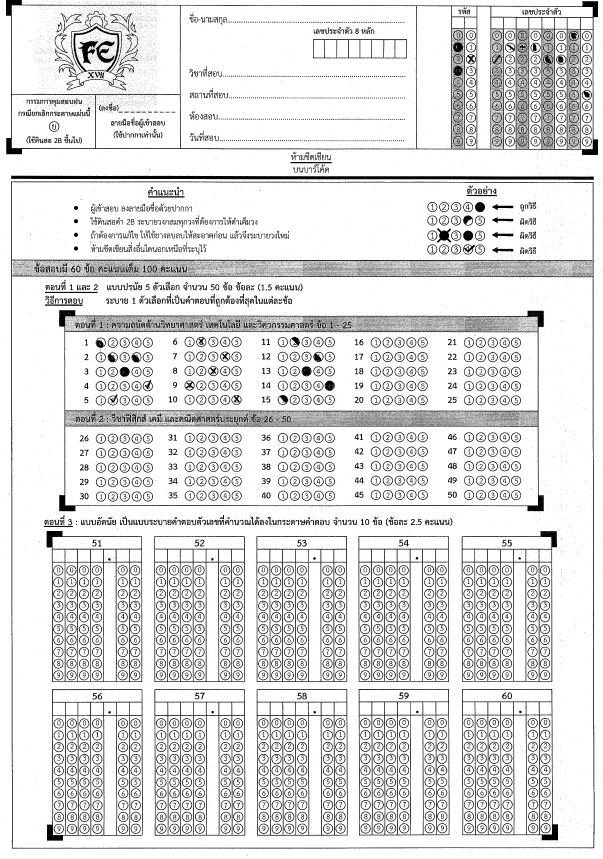
#> input picture Test_page-0002.jpg, 1205 x 1718 px (shown at 1/2 size)
$ python app2.py
#> lines starting #> are read from the running program, lines starting #| are printed output that depends on the picture; after the words box and inside, x2 and y2 are one past the last pixel; in counts of white or black regions, pixels touching at a corner belong together
import cv2
import cv2.mat_wrapper
import numpy as np
import os
import pickle

name = "Test_page-0002.jpg"
main_sec_pickle = "pickle_label/rect1_1250_1000_15_15"
name_sec_pickle = "pickle_label/rect2_250_1000_15_15"
default_rect_space = 200000

# transform imahe for rectangle
org_image = cv2.imread(name)
#> org_image is the input picture: shape (1718, 1205, 3); min 0, max 255, mean 223.4
org_image = cv2.resize(org_image, (1000, 1250), interpolation = cv2.INTER_LINEAR)
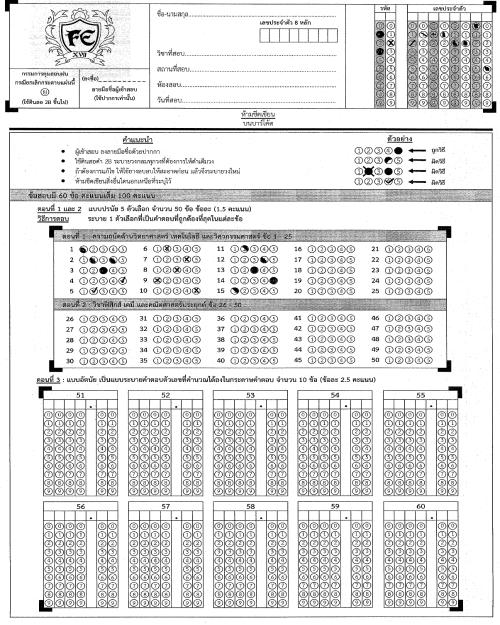
#> org_image: shape (1250, 1000, 3) (shown at 1/2 size); min 0, max 255, mean 223.4
result = org_image.copy()
gray = cv2.cvtColor(org_image , cv2.COLOR_BGR2GRAY)
thresh = cv2.adaptiveThreshold(gray,255,cv2.ADAPTIVE_THRESH_GAUSSIAN_C, cv2.THRESH_BINARY_INV,51,9)
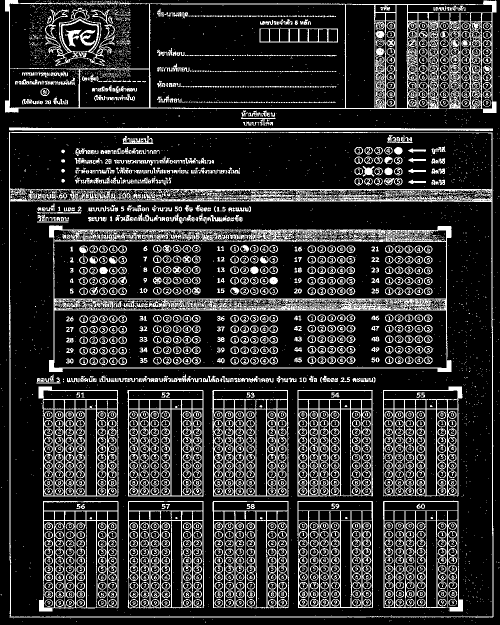
#> thresh: shape (1250, 1000) (shown at 1/2 size); 19.1% white in thin lines or dots
cnts = cv2.findContours(thresh, cv2.RETR_EXTERNAL, cv2.CHAIN_APPROX_SIMPLE)
#> cnts = 210 contours, 199 with area under 20; largest, box (x1, y1, x2, y2) and area: (18, 264, 987, 1236) 936676, (10, 0, 993, 226) 203591, (18, 255, 986, 262) 3784, (482, 235, 551, 238) 72, (498, 221, 521, 233) 70
cnts = cnts[0] if len(cnts) == 2 else cnts[1]
for c in cnts:
    cv2.drawContours(thresh, [c], -1, (255,255,255), -1)
#> this loop made 210 passes
#> c on passes 1 to 3: [[951, 1244]], [[929, 1243]], [[411, 1243], [410, 1244], [411, 1244]]
#> thresh: shape (1250, 1000); 91.9% white; 1 black region, box (x1, y1, x2, y2) and area: (0, 0, 1000, 1250) 100723
kernel = cv2.getStructuringElement(cv2.MORPH_RECT, (9,9))
opening = cv2.morphologyEx(thresh, cv2.MORPH_OPEN, kernel, iterations=4)
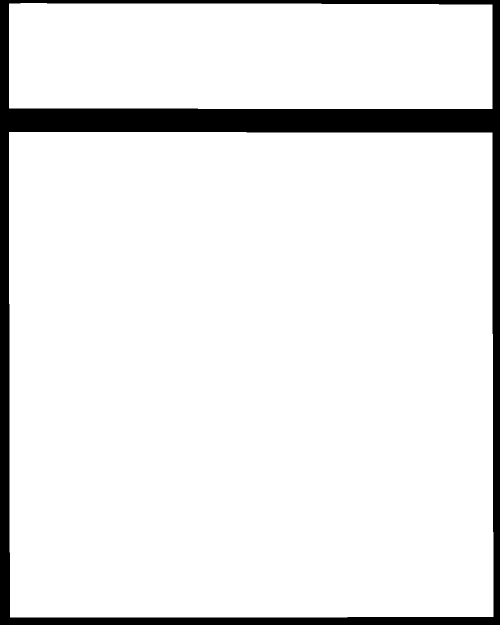
#> opening: shape (1250, 1000) (shown at 1/2 size); 91.3% white; 1 black region
# blurred = cv2.GaussianBlur(gray, (3, 3), 0)
# edges = cv2.Canny(blurred, 120, 255, 1)
# contours, _ = cv2.findContours(edges.copy(), cv2.RETR_EXTERNAL, cv2.CHAIN_APPROX_SIMPLE)
cropped_rectangles = []

# [6 lines of commented-out code are left out]
sens = 40

# [10 lines of commented-out code are left out]

cnts = cv2.findContours(opening, cv2.RETR_EXTERNAL, cv2.CHAIN_APPROX_SIMPLE)
#> cnts = 2 contours; box (x1, y1, x2, y2) and area: (18, 264, 987, 1235) 936218, (18, 6, 985, 218) 202088
cnts = cnts[0] if len(cnts) == 2 else cnts[1]
area_treshold = 4000
for c in cnts:
    if cv2.contourArea(c) > area_treshold :
        x,y,w,h = cv2.boundingRect(c)
        cropped_rectangle = org_image[y:y+h, x:x+w]
        if cropped_rectangle.shape[0] * cropped_rectangle.shape[1] < default_rect_space:
            continue
        cv2.imwrite(str(c.shape)+".png",cropped_rectangle)
        cropped_rectangles.append(cropped_rectangle)
#> this loop made 2 passes
#> (x, y, w, h) on passes 1 to 2: (18, 264, 969, 971), (18, 6, 967, 212)
#> pass 1, `cropped_rectangle = org_image[y:y+h, x:x+w]`:
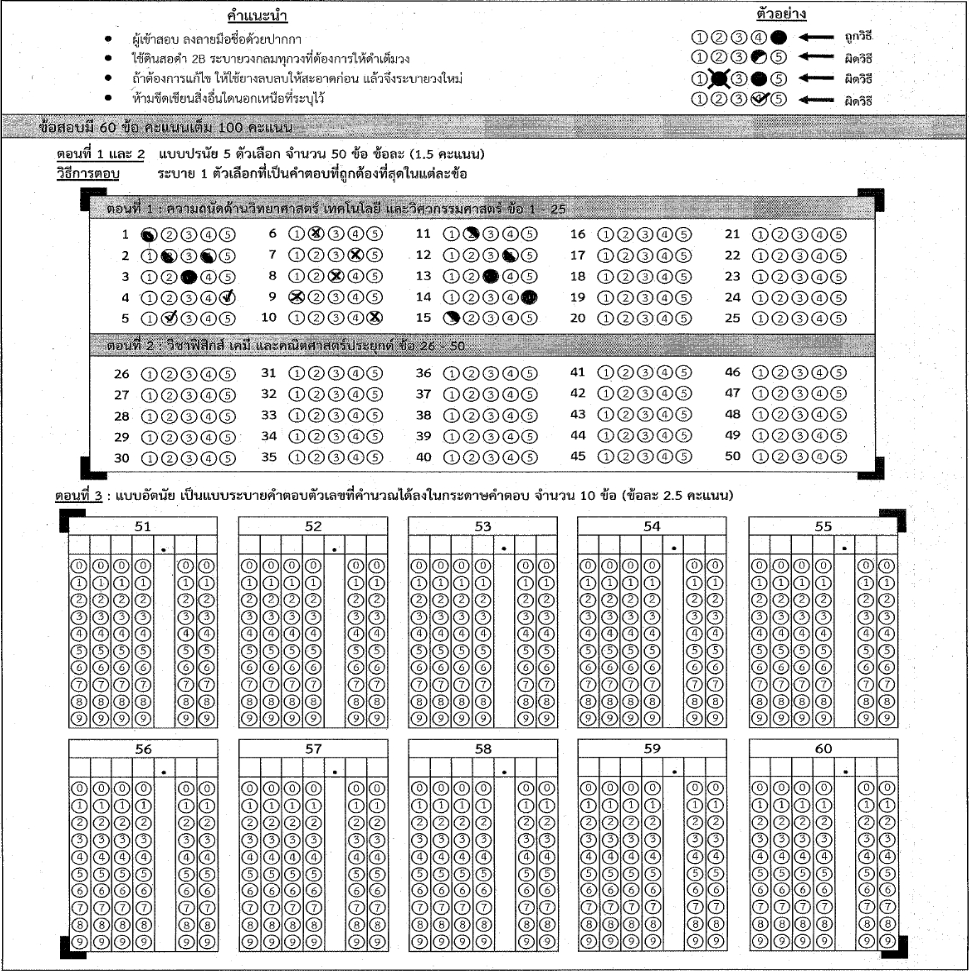
#> cropped_rectangle: shape (971, 969, 3); min 0, max 255, mean 221.4
#> pass 2, `cropped_rectangle = org_image[y:y+h, x:x+w]`:
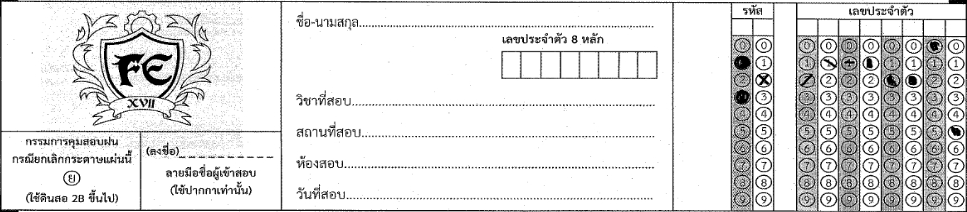
#> cropped_rectangle: shape (212, 967, 3); min 0, max 255, mean 223.8
#> after the loop, cropped_rectangles = 2 items

class MyPickle:
    def __init__(self, filename):
        self.filename = filename
        ext_name = self.filename.split('_')
        self.width = int(ext_name[2])
        self.height = int(ext_name[3])
        self.rect_range = int(ext_name[4])
        self.wh = (self.height,self.width)

    def get_file(self):
        with open(self.filename, 'rb') as f:
            posList = pickle.load(f)
        return posList

class ScorePaper:
    def __init__(self):
        self.seat_no = ['X', 'X']
        self.id = ['X', 'X', 'X', 'X', 'X', 'X', 'X', 'X']
        self.cancle = False
        self.choice = [""] * 60

    def get_seat_no(self):
        return self.seat_no

    def set_seat_no(self, index):
        self.seat_no[index // 10] = str(index % 10)

    def get_id(self):
        return self.id

    def set_id(self, index):
        index -= 20;
        self.id[index // 10] = str(index % 10)

    def get_cancle(self):
        return self.cancle

    def set_cancel(self, flag):
        self.cancle = flag;

    def get_choice(self):
        return self.choice

    def set_choice(self, index):
        if 0 <= index <= 249:
            self.choice[index // 5] += str(index % 5 + 1)
        elif 250 <= index <= 849:
            self.choice[index // 60] += str(index % 10)

def student_info_index(score_paper: ScorePaper, index: int):
    if 0 <= index <= 19:
        score_paper.set_seat_no(index)
    elif 20 <= index <= 99:
        score_paper.set_id(index)
    elif index == 100:
        score_paper.set_cancel(True)

def score_info_index(score_paper: ScorePaper, index: int):
        score_paper.set_choice(index)

if(len(cropped_rectangles) != 2):
    print(len(cropped_rectangles))
    print("Error while cropping please try again or evaluate by yourself")
    main_sec_obj = MyPickle(main_sec_pickle)
    main_sec_image = cropped_rectangles[0]
    main_sec_image = cv2.resize(main_sec_image,main_sec_obj.wh)
    img_for_detect = cv2.cvtColor(main_sec_image, cv2.COLOR_BGR2GRAY)
    img_for_detect_gray = cv2.resize(img_for_detect, (main_sec_obj.height, main_sec_obj.width), interpolation = cv2.INTER_LINEAR)
    (thresh, im_bw) = cv2.threshold(img_for_detect_gray, 128, 255, cv2.THRESH_BINARY | cv2.THRESH_OTSU)
    thresh = 200
    main_sec_image = cv2.threshold(img_for_detect_gray, thresh, 255, cv2.THRESH_BINARY)[1]
    score_paper = ScorePaper()
    # omr for main
    main_sec_detect = []
    for pos in  main_sec_obj.get_file():
        x,y = pos[0]
        imgCrop = main_sec_image[y:y + main_sec_obj.rect_range, x:x + main_sec_obj.rect_range]
        count = cv2.countNonZero(imgCrop)
        cv2.rectangle(main_sec_image, (x, y), (x + main_sec_obj.rect_range, y + main_sec_obj.rect_range), (0, 255, 0), 2)
        if(count < sens):
            score_info_index(score_paper, pos[1])
            main_sec_detect.append(pos[1])
    print(main_sec_detect)
    # cv2.imshow("Main Section Image", main_sec_image)
    cv2.imshow("Cropped Rectangle",cropped_rectangles[0])
    cv2.waitKey(0)
    cv2.destroyAllWindows()
else:
    # set name and main
    idx_max = 0
    space = 0
    cand1 = cropped_rectangles[0]
    cand2 = cropped_rectangles[1]
    if(cand1.shape[0]*cand1.shape[1] > cand2.shape[0]*cand2.shape[1]):
        main_sec_image = cand1
        name_sec_image = cand2
    else:
        main_sec_image = cand2
        name_sec_image = cand1

    # new objects
    main_sec_obj = MyPickle(main_sec_pickle)
    name_sec_obj = MyPickle(name_sec_pickle)

    # convert main rect to binary
    main_sec_image = cv2.resize(main_sec_image,main_sec_obj.wh)
    img_for_detect = cv2.cvtColor(main_sec_image, cv2.COLOR_BGR2GRAY)
    img_for_detect_gray = cv2.resize(img_for_detect, (main_sec_obj.height, main_sec_obj.width), interpolation = cv2.INTER_LINEAR)
    (thresh, im_bw) = cv2.threshold(img_for_detect_gray, 128, 255, cv2.THRESH_BINARY | cv2.THRESH_OTSU)
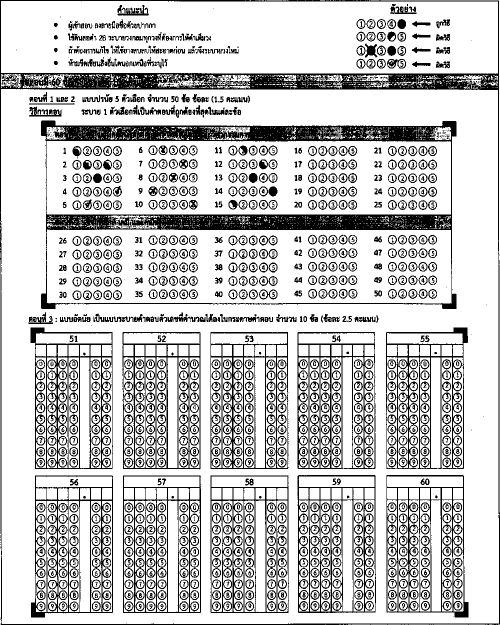
#> im_bw: shape (1250, 1000) (shown at 1/2 size); 77.2% white; 1854 black regions (314 under 20 px), largest, box (x1, y1, x2, y2) and area: (82, 241, 913, 618) 45778, (0, 0, 1000, 1250) 32153, (61, 655, 226, 938) 10687
#> thresh = 188
    thresh = 200
    main_sec_image = cv2.threshold(img_for_detect_gray, thresh, 255, cv2.THRESH_BINARY)[1]
#> main_sec_image: shape (1250, 1000); 74.8% white; 1493 black regions (109 under 20 px), largest, box (x1, y1, x2, y2) and area: (82, 241, 913, 618) 51515, (0, 0, 1000, 1250) 37938, (61, 655, 226, 939) 12150

    # convert name rect to binary
    name_sec_image = cv2.resize(name_sec_image,name_sec_obj.wh)
    img_for_detect = cv2.cvtColor(name_sec_image, cv2.COLOR_BGR2GRAY)
#> img_for_detect: shape (250, 1000)
    img_for_detect_gray = cv2.resize(img_for_detect, (name_sec_obj.height, name_sec_obj.width), interpolation = cv2.INTER_LINEAR)
    (thresh, im_bw) = cv2.threshold(img_for_detect_gray, 128, 255, cv2.THRESH_BINARY | cv2.THRESH_OTSU)
#> im_bw: shape (250, 1000); 80% white; 637 black regions (496 under 20 px), largest, box (x1, y1, x2, y2) and area: (0, 0, 1000, 250) 33585, (75, 12, 212, 149) 3543, (518, 60, 680, 93) 1032
#> thresh = 186
    thresh = 200
    name_sec_image = cv2.threshold(img_for_detect_gray, thresh, 255, cv2.THRESH_BINARY)[1]
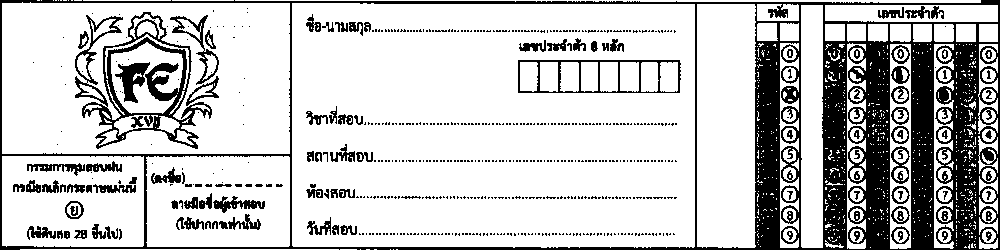
#> name_sec_image: shape (250, 1000); 77.5% white; 601 black regions (485 under 20 px), largest, box (x1, y1, x2, y2) and area: (0, 0, 1000, 250) 38015, (75, 12, 212, 149) 4479, (518, 60, 681, 93) 1164

    score_paper = ScorePaper()

    # omr for main
    main_sec_detect = []
#> (the run stopped early here; a loop or call above may not have finished)

$ run again, with mark.jpg copied over Test_page-0002.jpg
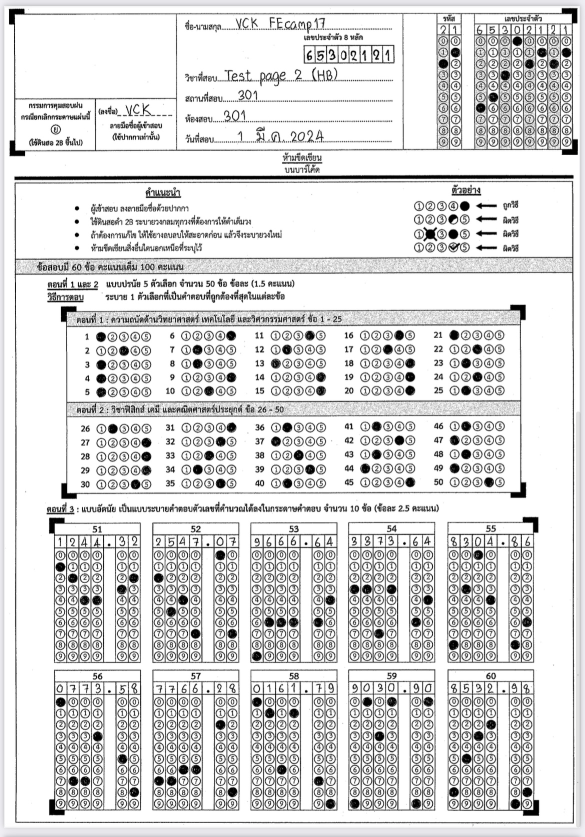
#> input picture mark.jpg, 1170 x 1674 px (shown at 1/2 size)
#> org_image is the input picture: shape (1674, 1170, 3); mean B, G, R 217.5, 217.3, 217.3
#> org_image: shape (1250, 1000, 3)
#> `thresh = cv2.adaptiveThreshold(gray,255,cv2.ADAPTIVE_THRESH_GAUSSIAN_C..`:
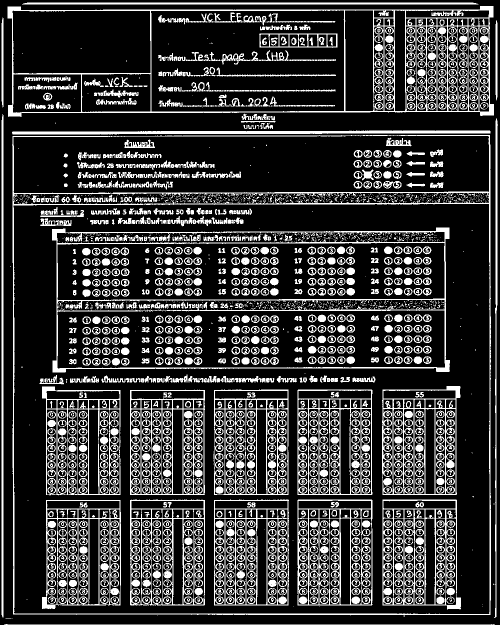
#> thresh: shape (1250, 1000) (shown at 1/2 size); 22.4% white; 2754 white regions (1344 under 20 px)
#> `cnts = cv2.findContours(thresh, cv2.RETR_EXTERNAL, cv2.CHAIN_APPROX_SI..`: cnts = 31 contours, 15 with area under 20; largest, box (x1, y1, x2, y2) and area: (24, 270, 982, 1230) 914080, (15, 12, 988, 234) 197016, (24, 261, 981, 269) 4636, (3, 228, 7, 1235) 2994, (44, 5, 957, 9) 2705
#> the loop `for c in cnts:` made 31 passes
#> c on passes 2, 3, 5, 6, 7, 8, 9, 10: [[24, 1237]], [[11, 1237], [22, 1237]], [[700, 1231]], [[314, 1231]], [[987, 1167], [986, 1168], [987, 1169], [988, 1168]], [[987, 1007], [987, 1008], [988, 1008], [988, 1007]], [[987, 894]], [[21, 532], [21, 533]]
#> opening: shape (1250, 1000); 89% white; 1 black region
#> `cnts = cv2.findContours(opening, cv2.RETR_EXTERNAL, cv2.CHAIN_APPROX_S..`: cnts = 2 contours; box (x1, y1, x2, y2) and area: (25, 270, 982, 1230) 913754, (24, 19, 980, 226) 195690
#> the loop `for c in cnts:` made 2 passes
#> (x, y, w, h) on passes 1 to 2: (25, 270, 957, 960), (24, 19, 956, 207)
#> after the loop `for c in cnts:`: cropped_rectangles = 1 item
#| 1
#> im_bw: shape (1250, 1000); 76.9% white; 1235 black regions (125 under 20 px), largest, box (x1, y1, x2, y2) and area: (246, 950, 402, 1225) 15443, (0, 0, 1000, 1250) 15436, (245, 664, 402, 938) 14854
#> `(thresh, im_bw) = cv2.threshold(img_for_detect_gray, 128, 255, cv2.THR..`: thresh = 179
#> `main_sec_image = cv2.threshold(img_for_detect_gray, thresh, 255, cv2.T..`:
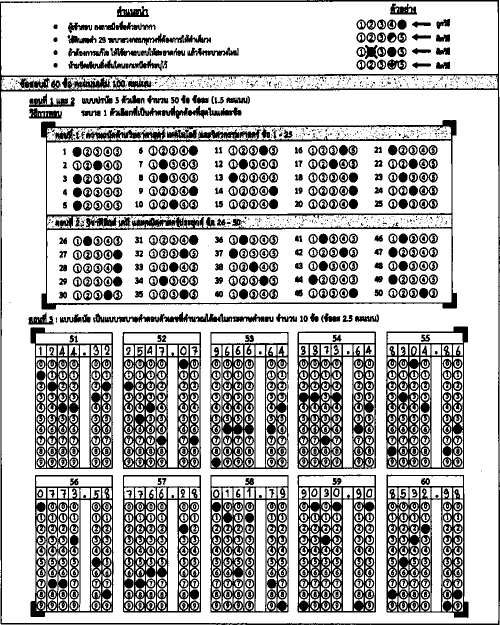
#> main_sec_image: shape (1250, 1000) (shown at 1/2 size); 72.4% white; 1543 black regions (894 under 20 px), largest, box (x1, y1, x2, y2) and area: (82, 240, 914, 619) 23800, (0, 0, 1000, 1250) 21300, (595, 663, 752, 938) 19869
